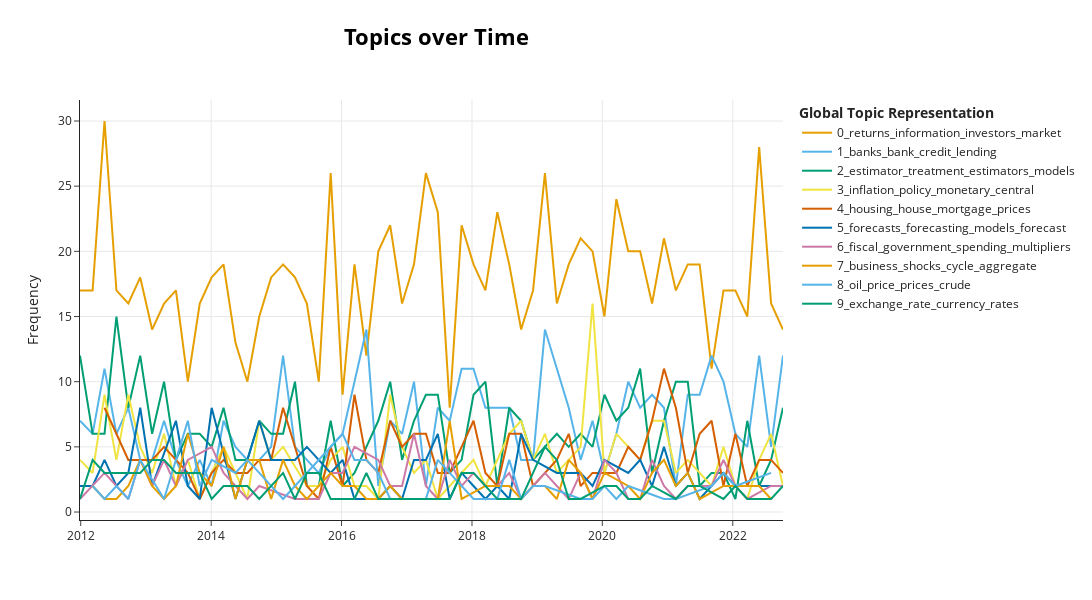

Notebook code for this chart:
### Code cell
topic_model.visualize_topics_over_time(topics_over_time, top_n_topics = 10, height=600)
